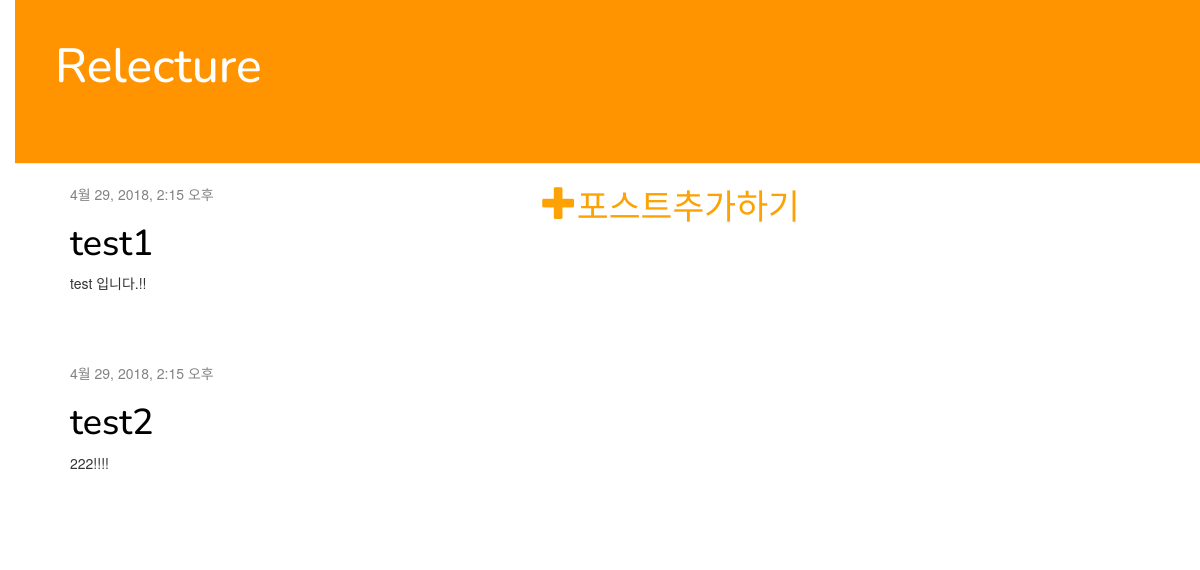
The app's page /post_list/, older data.
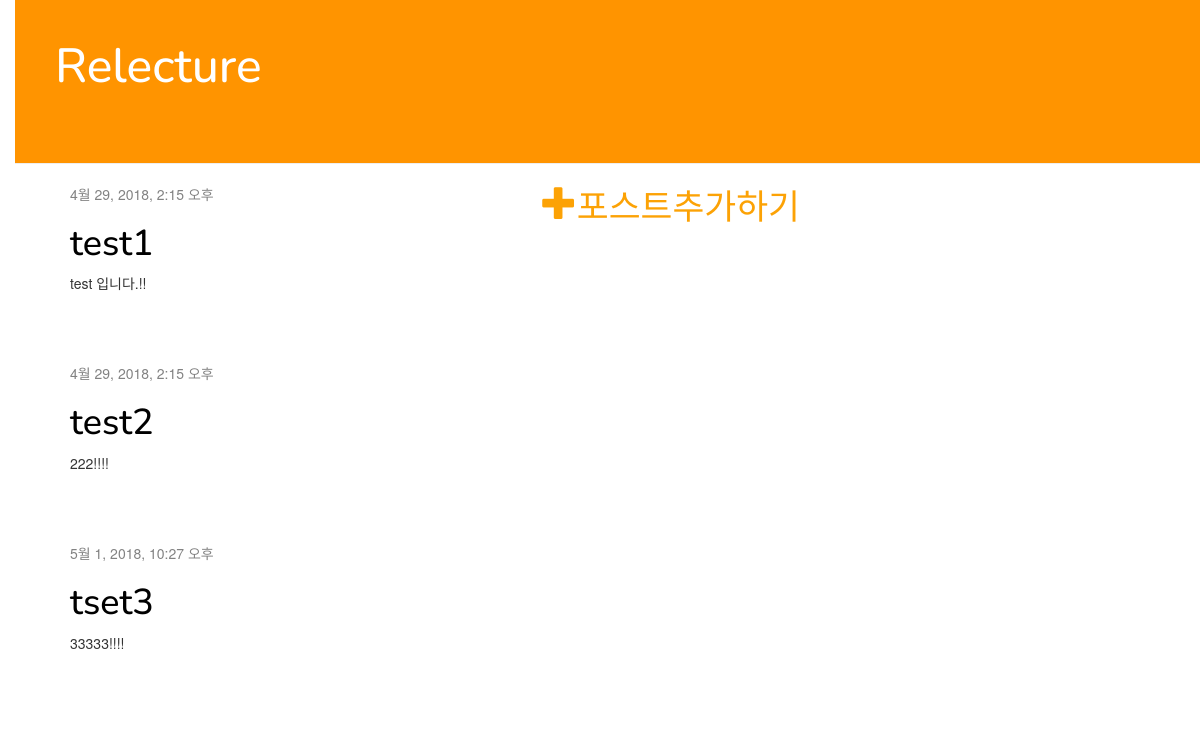
The same page, newer data.
### relecture/models.py (models this page shows, shortened)
class Post(models.Model):
    author = models.ForeignKey('auth.User', on_delete=models.CASCADE)
    title = models.CharField(max_length=200)
    text = models.TextField()
    created_date = models.DateTimeField(
        default=timezone.now)
    published_date = models.DateTimeField(
        blank=True, null=True)

### relecture/views.py (the view)
# urls.py: url(r'^post_list/$', views.post_list, name='post_list'),
def post_list(request):
    posts = Post.objects.filter(published_date__lte=timezone.now()).order_by('published_date')
    return render(request, 'relecture/post_list.html', {'posts': posts})

### relecture/templates/relecture/post_list.html
{% extends 'relecture/base.html' %}
{% block content %}
<a href="{% url 'post_new' %}" class="mid-menu"><span class="glyphicon glyphicon-plus">포스트추가하기</span></a>
    {% for post in posts %}
        <div class="post">
            <div class="date">
                {{ post.published_date }}
            </div>
            <h1><a href="{% url 'post_detail' pk=post.pk %}">{{ post.title }}</a></h1>
            <p>{{ post.text|linebreaksbr }}</p>
        </div>
    {% endfor %}
{% endblock %}

Row changes from the older to the newer data that the page shows:
added Post: published_date "5월 1, 2018, 10:27 오후", title "tset3", text "33333!!!!"
